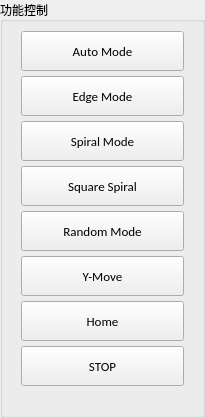
             <widget class="QGroupBox" name="groupbox_control_robot">
              <property name="sizePolicy">
               <sizepolicy hsizetype="Expanding" vsizetype="Expanding">
                <horstretch>1</horstretch>
                <verstretch>0</verstretch>
               </sizepolicy>
              </property>
              <property name="minimumSize">
               <size>
                <width>205</width>
                <height>0</height>
               </size>
              </property>
              <property name="maximumSize">
               <size>
                <width>16777215</width>
                <height>16777215</height>
               </size>
              </property>
              <property name="font">
               <font>
                <family>Calibri</family>
                <pointsize>9</pointsize>
               </font>
              </property>
              <property name="title">
               <string>功能控制</string>
              </property>
              <layout class="QGridLayout" name="gridLayout_9">
               <property name="leftMargin">
                <number>9</number>
               </property>
               <property name="topMargin">
                <number>9</number>
               </property>
               <property name="rightMargin">
                <number>9</number>
               </property>
               <property name="bottomMargin">
                <number>9</number>
               </property>
               <property name="spacing">
                <number>6</number>
               </property>
               <item row="0" column="0">
                <layout class="QGridLayout" name="gridLayout_5">
                 <property name="sizeConstraint">
                  <enum>QLayout::SetNoConstraint</enum>
                 </property>
                 <property name="leftMargin">
                  <number>9</number>
                 </property>
                 <property name="topMargin">
                  <number>0</number>
                 </property>
                 <property name="rightMargin">
                  <number>9</number>
                 </property>
                 <property name="bottomMargin">
                  <number>0</number>
                 </property>
                 <property name="horizontalSpacing">
                  <number>0</number>
                 </property>
                 <property name="verticalSpacing">
                  <number>5</number>
                 </property>
                 <item row="0" column="0">
                  <widget class="QPushButton" name="pushButton_cmd_auto">
                   <property name="sizePolicy">
                    <sizepolicy hsizetype="Expanding" vsizetype="Expanding">
                     <horstretch>1</horstretch>
                     <verstretch>1</verstretch>
                    </sizepolicy>
                   </property>
                   <property name="minimumSize">
                    <size>
                     <width>80</width>
                     <height>40</height>
                    </size>
                   </property>
                   <property name="maximumSize">
                    <size>
                     <width>240</width>
                     <height>16777215</height>
                    </size>
                   </property>
                   <property name="font">
                    <font>
                     <family>Calibri</family>
                     <pointsize>10</pointsize>
                    </font>
                   </property>
                   <property name="text">
                    <string>Auto Mode</string>
                   </property>
                  </widget>
                 </item>
                 <item row="7" column="0">
                  <widget class="QPushButton" name="pushButton_cmd_stop">
                   <property name="sizePolicy">
                    <sizepolicy hsizetype="Expanding" vsizetype="Expanding">
                     <horstretch>1</horstretch>
                     <verstretch>2</verstretch>
                    </sizepolicy>
                   </property>
                   <property name="minimumSize">
                    <size>
                     <width>90</width>
                     <height>40</height>
                    </size>
                   </property>
                   <property name="maximumSize">
                    <size>
                     <width>240</width>
                     <height>16777215</height>
                    </size>
                   </property>
                   <property name="font">
                    <font>
                     <family>Calibri</family>
                     <pointsize>10</pointsize>
                     <weight>50</weight>
                     <bold>false</bold>
                    </font>
                   </property>
                   <property name="text">
                    <string>STOP</string>
                   </property>
                  </widget>
                 </item>
                 <item row="6" column="0">
                  <widget class="QPushButton" name="pushButton_cmd_home">
                   <property name="sizePolicy">
                    <sizepolicy hsizetype="Expanding" vsizetype="Expanding">
                     <horstretch>1</horstretch>
                     <verstretch>1</verstretch>
                    </sizepolicy>
                   </property>
                   <property name="minimumSize">
                    <size>
                     <width>90</width>
                     <height>40</height>
                    </size>
                   </property>
                   <property name="maximumSize">
                    <size>
                     <width>240</width>
                     <height>16777215</height>
                    </size>
                   </property>
                   <property name="font">
                    <font>
                     <family>Calibri</family>
                     <pointsize>10</pointsize>
                    </font>
                   </property>
                   <property name="text">
                    <string>Home</string>
                   </property>
                  </widget>
                 </item>
                 <item row="4" column="0">
                  <widget class="QPushButton" name="pushButton_cmd_random">
                   <property name="sizePolicy">
                    <sizepolicy hsizetype="Expanding" vsizetype="Expanding">
                     <horstretch>1</horstretch>
                     <verstretch>1</verstretch>
                    </sizepolicy>
                   </property>
                   <property name="minimumSize">
                    <size>
                     <width>90</width>
                     <height>40</height>
                    </size>
                   </property>
                   <property name="maximumSize">
                    <size>
                     <width>240</width>
                     <height>16777215</height>
                    </size>
                   </property>
                   <property name="font">
                    <font>
                     <family>Calibri</family>
                     <pointsize>10</pointsize>
                    </font>
                   </property>
                   <property name="text">
                    <string>Random Mode</string>
                   </property>
                  </widget>
                 </item>
                 <item row="1" column="0">
                  <widget class="QPushButton" name="pushButton_cmd_edge">
                   <property name="sizePolicy">
                    <sizepolicy hsizetype="Expanding" vsizetype="Expanding">
                     <horstretch>1</horstretch>
                     <verstretch>1</verstretch>
                    </sizepolicy>
                   </property>
                   <property name="minimumSize">
                    <size>
                     <width>90</width>
                     <height>40</height>
                    </size>
                   </property>
                   <property name="maximumSize">
                    <size>
                     <width>240</width>
                     <height>16777215</height>
                    </size>
                   </property>
                   <property name="font">
                    <font>
                     <family>Calibri</family>
                     <pointsize>10</pointsize>
                    </font>
                   </property>
                   <property name="text">
                    <string>Edge Mode</string>
                   </property>
                  </widget>
                 </item>
                 <item row="2" column="0">
                  <widget class="QPushButton" name="pushButton_cmd_spiral">
                   <property name="sizePolicy">
                    <sizepolicy hsizetype="Expanding" vsizetype="Expanding">
                     <horstretch>1</horstretch>
                     <verstretch>1</verstretch>
                    </sizepolicy>
                   </property>
                   <property name="minimumSize">
                    <size>
                     <width>90</width>
                     <height>40</height>
                    </size>
                   </property>
                   <property name="maximumSize">
                    <size>
                     <width>240</width>
                     <height>16777215</height>
                    </size>
                   </property>
                   <property name="font">
                    <font>
                     <family>Calibri</family>
                     <pointsize>10</pointsize>
                    </font>
                   </property>
                   <property name="text">
                    <string>Spiral Mode</string>
                   </property>
                  </widget>
                 </item>
                 <item row="3" column="0">
                  <widget class="QPushButton" name="pushButton_cmd_square_spiral">
                   <property name="sizePolicy">
                    <sizepolicy hsizetype="Expanding" vsizetype="Expanding">
                     <horstretch>1</horstretch>
                     <verstretch>1</verstretch>
                    </sizepolicy>
                   </property>
                   <property name="minimumSize">
                    <size>
                     <width>90</width>
                     <height>40</height>
                    </size>
                   </property>
                   <property name="maximumSize">
                    <size>
                     <width>240</width>
                     <height>16777215</height>
                    </size>
                   </property>
                   <property name="font">
                    <font>
                     <family>Calibri</family>
                     <pointsize>10</pointsize>
                    </font>
                   </property>
                   <property name="text">
                    <string>Square Spiral</string>
                   </property>
                  </widget>
                 </item>
                 <item row="5" column="0">
                  <widget class="QPushButton" name="pushButton_cmd_ymove">
                   <property name="sizePolicy">
                    <sizepolicy hsizetype="Expanding" vsizetype="Expanding">
                     <horstretch>1</horstretch>
                     <verstretch>1</verstretch>
                    </sizepolicy>
                   </property>
                   <property name="minimumSize">
                    <size>
                     <width>90</width>
                     <height>40</height>
                    </size>
                   </property>
                   <property name="maximumSize">
                    <size>
                     <width>240</width>
                     <height>16777215</height>
                    </size>
                   </property>
                   <property name="font">
                    <font>
                     <family>Calibri</family>
                     <pointsize>10</pointsize>
                    </font>
                   </property>
                   <property name="text">
                    <string>Y-Move</string>
                   </property>
                  </widget>
                 </item>
                </layout>
               </item>
               <item row="1" column="0">
                <spacer name="verticalSpacer_3">
                 <property name="orientation">
                  <enum>Qt::Vertical</enum>
                 </property>
                 <property name="sizeHint" stdset="0">
                  <size>
                   <width>20</width>
                   <height>20</height>
                  </size>
                 </property>
                </spacer>
               </item>
              </layout>
             </widget>
